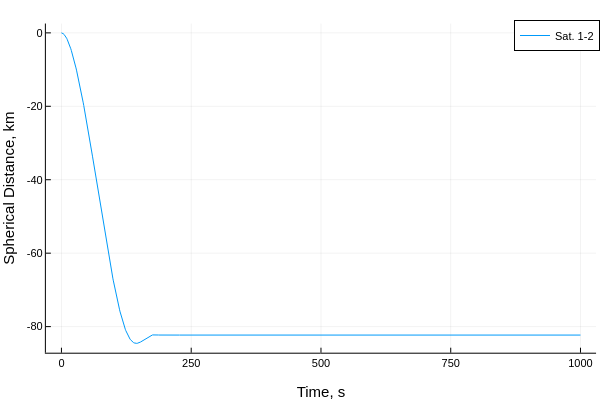

Notebook code cell kept with this figure:
### Code cell
plot(thist,a_mks*Ωhist[2:end,:],label=permutedims(mylabel))
plot!(xlabel="Time, s", ylabel = "Spherical Distance, km")

### Figure 1 — Plotly figure (JSON) as saved in the notebook; plotly's stock layout.template omitted (floating-point values rounded to 4 significant figures; data arrays with more than 128 entries replaced by an {"elided": "..."} marker saying what was removed)
{"data": [{"colorbar": {"len": 0.9143, "title": "", "x": 0.9934, "y": 0.533}, "legendgroup": "Sat. 1-2", "line": {"color": "rgba(0, 154, 250, 1.000)", "dash": "solid", "shape": "linear", "width": 1}, "mode": "lines", "name": "Sat. 1-2", "showlegend": true, "type": "scatter", "x": {"elided": "1001 int values"}, "xaxis": "x", "y": {"elided": "1001 float values"}, "yaxis": "y", "zmax": null, "zmin": null}], "layout": {"annotations": [], "height": 400, "legend": {"bgcolor": "rgba(255, 255, 255, 1.000)", "bordercolor": "rgba(0, 0, 0, 1.000)", "borderwidth": 1, "font": {"color": "rgba(0, 0, 0, 1.000)", "family": "sans-serif", "size": 11}, "title": {"font": {"color": "rgba(0, 0, 0, 1.000)", "family": "sans-serif", "size": 15}, "text": ""}, "tracegroupgap": 0, "traceorder": "normal", "x": 1, "xanchor": "auto", "y": 1, "yanchor": "auto"}, "margin": {"b": 20, "l": 0, "r": 0, "t": 20}, "paper_bgcolor": "rgba(255, 255, 255, 1.000)", "plot_bgcolor": "rgba(255, 255, 255, 1.000)", "showlegend": true, "width": 600, "xaxis": {"anchor": "y", "domain": [0.07647, 0.9934], "gridcolor": "rgba(0, 0, 0, 0.100)", "gridwidth": 0.5, "linecolor": "rgba(0, 0, 0, 1.000)", "mirror": false, "range": [-30, 1030], "showgrid": true, "showline": true, "showticklabels": true, "tickangle": 0, "tickcolor": "rgb(0, 0, 0)", "tickfont": {"color": "rgba(0, 0, 0, 1.000)", "family": "sans-serif", "size": 11}, "tickmode": "array", "ticks": "inside", "ticktext": ["0", "250", "500", "750", "1000"], "tickvals": [0, 250, 500, 750, 1000], "title": "Time, s", "titlefont": {"color": "rgba(0, 0, 0, 1.000)", "family": "sans-serif", "size": 15}, "type": "-", "visible": true, "zeroline": false, "zerolinecolor": "rgba(0, 0, 0, 1.000)"}, "yaxis": {"anchor": "x", "domain": [0.07581, 0.9902], "gridcolor": "rgba(0, 0, 0, 0.100)", "gridwidth": 0.5, "linecolor": "rgba(0, 0, 0, 1.000)", "mirror": false, "range": [-87.11, 2.537], "showgrid": true, "showline": true, "showticklabels": true, "tickangle": 0, "tickcolor": "rgb(0, 0, 0)", "tickfont": {"color": "rgba(0, 0, 0, 1.000)", "family": "sans-serif", "size": 11}, "tickmode": "array", "ticks": "inside", "ticktext": ["-80", "-60", "-40", "-20", "0"], "tickvals": [-80, -60, -40, -20, 0], "title": "Spherical Distance, km", "titlefont": {"color": "rgba(0, 0, 0, 1.000)", "family": "sans-serif", "size": 15}, "type": "-", "visible": true, "zeroline": false, "zerolinecolor": "rgba(0, 0, 0, 1.000)"}}}
